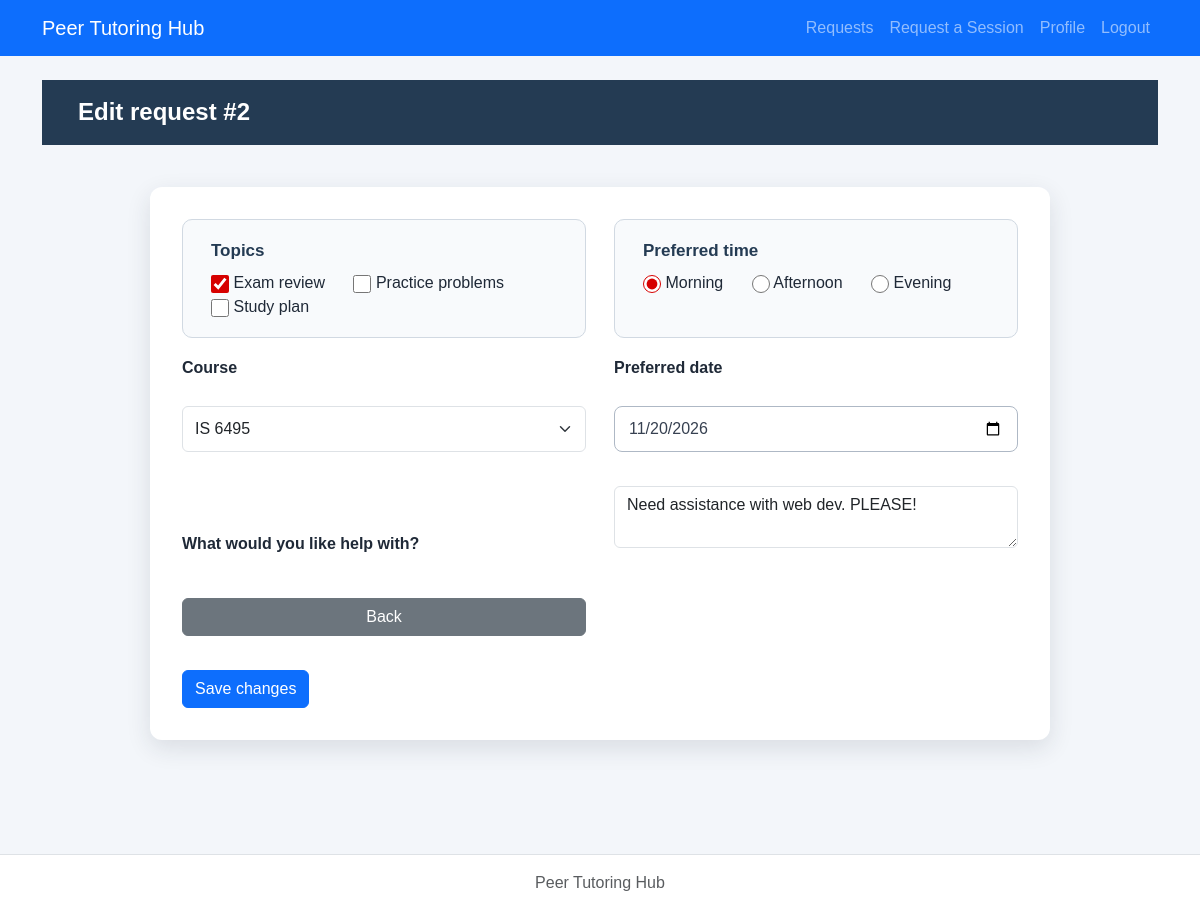
The app's page /lab7/php/edit-request.php?request_id=2 (signed in) with its own data.
### tables this page shows
CREATE TABLE users (
    user_id INTEGER PRIMARY KEY,
    full_name TEXT NOT NULL,
    email TEXT UNIQUE NOT NULL,
    password_hash TEXT NOT NULL,
    role TEXT NOT NULL CHECK(role IN ('Student', 'Tutor', 'Administrator')),
    status TEXT NOT NULL DEFAULT 'Active' CHECK(status IN ('Active', 'Inactive')),
    created_at TEXT NOT NULL DEFAULT CURRENT_TIMESTAMP
);

CREATE TABLE tutoring_requests (
    request_id INTEGER PRIMARY KEY,
    student_id INTEGER NOT NULL,
    course TEXT NOT NULL,
    topic TEXT NOT NULL,
    preferred_date TEXT NOT NULL,
    preferred_time TEXT NOT NULL,
    status TEXT NOT NULL DEFAULT 'Open' CHECK(status IN ('Open','Cancelled','Assigned','Completed')),
    created_at TEXT NOT NULL DEFAULT CURRENT_TIMESTAMP,
    FOREIGN KEY(student_id) REFERENCES students(student_id)
);

### lab7/includes/auth.php (called while the page is built, shortened)
<?php
function currentUserId(): ?int {
    return isset($_SESSION['user_id']) ? (int)$_SESSION['user_id'] : null;
}
function currentUser(PDO $pdo): ?array {
    $id = currentUserId();
    $stmt = $pdo->prepare('SELECT user_id, full_name, email, role, status FROM users WHERE user_id = ?');
    $stmt->execute([$id]);
    $user = $stmt->fetch();
    return $user;
}
function requireLogin(PDO $pdo): array {
    $user = currentUser($pdo);
    return $user;
}
if (!function_exists('escapeHtml')) {
    function escapeHtml(string $s): string {
        return htmlspecialchars($s, ENT_QUOTES | ENT_SUBSTITUTE, 'UTF-8');
    }
}

### lab7/repositories/requestPDO.php (called while the page is built, shortened)
<?php
function findRequest($pdo, $id, $ownerUserId = null) {
    $sql = 'SELECT r.*,s.student_name,s.student_email,s.user_id FROM tutoring_requests r JOIN students s ON r.student_id=s.student_id WHERE r.request_id=?';
    $args = [$id];
    if ($ownerUserId !== null) {
        $sql .= ' AND s.user_id = ?';
        $args[] = $ownerUserId;
    }
    $stmt=$pdo->prepare($sql);
    $stmt->execute($args);
    return $stmt->fetch();
}

### lab7/services/requestService.php (called while the page is built, shortened)
<?php
require_once dirname(__DIR__).'/repositories/requestPDO.php';
function decodeTopic($topic) {
    $v=json_decode($topic,true);
    return is_array($v)&&isset($v['reason'])&&is_array($v['topics']??null) ? $v : ['reason'=>$topic,'topics'=>[]];
}

### lab7/php/edit-request.php (the view, shortened to what this page needs)
<?php
require_once __DIR__ . '/../config/db.php';
require_once __DIR__ . '/../includes/auth.php';
require_once __DIR__ . '/../services/requestService.php';
$pdo = openDatabase();
$user = requireLogin($pdo);
$id = filter_input(INPUT_GET, 'request_id', FILTER_VALIDATE_INT);
$ownerId = ($user['role'] === 'Student') ? (int)$user['user_id'] : null;
$r = findRequest($pdo, $id, $ownerId);
$topic = decodeTopic($r['topic']);
require __DIR__ . '/../includes/header.php';
require __DIR__ . '/../includes/nav.php';
?>
<main class="container py-4">
    <h1>Edit request #<?= (int)$id ?></h1>
    <?php if ($r['status'] !== 'Open'): ?>
        <p>Only Open requests may be edited.</p>
    <?php else: ?>
        <form method="post" action="update-request.php">
            <label class="form-label" for="course">Course</label>
            <select class="form-select mb-3" id="course" name="course">
                <?php foreach (['IS 6465', 'IS 6495', 'IS 6570'] as $c): ?>
                    <option value="<?= escapeHtml($c) ?>" <?= $c === $r['course'] ? 'selected' : '' ?>><?= escapeHtml($c) ?></option>
                <?php endforeach; ?>
            </select>
            <label class="form-label" for="reason">What would you like help with?</label>
            <textarea class="form-control mb-3" id="reason" name="reason" minlength="10" maxlength="500" required><?= escapeHtml($topic['reason']) ?></textarea>
            <label class="form-label" for="preferreddate">Preferred date</label>
            <input class="form-control mb-3" id="preferreddate" name="preferreddate" type="date" value="<?= escapeHtml($r['preferred_date']) ?>" required>
            <fieldset>
                <legend>Topics</legend>
                <?php foreach (['Exam review', 'Practice problems', 'Study plan'] as $t): ?>
                    <label class="me-3"><input type="checkbox" name="topics[]" value="<?= escapeHtml($t) ?>" <?= in_array($t, $topic['topics'], true) ? 'checked' : '' ?>> <?= escapeHtml($t) ?></label>
                <?php endforeach; ?>
            </fieldset>
            <fieldset>
                <legend>Preferred time</legend>
                <?php foreach (['Morning', 'Afternoon', 'Evening'] as $t): ?>
                    <label class="me-3"><input type="radio" name="preferredtime" value="<?= escapeHtml($t) ?>" <?= $t === $r['preferred_time'] ? 'checked' : '' ?> required> <?= escapeHtml($t) ?></label>
                <?php endforeach; ?>
            </fieldset>
            <button class="btn btn-primary mt-3">Save changes</button>
            <a class="btn btn-secondary mt-3" href="request-details.php?request_id=<?= (int)$id ?>">Back</a>
        </form>
    <?php endif; ?>
</main>
<?php require __DIR__ . '/../includes/footer.php'; ?>

### lab7/css/styles.css (style rules this page uses)
* { box-sizing: border-box; }
body { margin: 0; min-height: 100vh; font-family: Arial, Helvetica, sans-serif; color: #1f2937; background-color: #f3f6fa; }
h1 { margin: 0; padding: 18px 36px; color: #ffffff; font-size: 24px; font-weight: 700; background-color: #243b53; }
main form { max-width: 900px; margin: 42px auto; padding: 32px; display: grid; grid-template-columns: 1fr 1fr; gap: 18px 28px; background-color: #ffffff; border-radius: 12px; box-shadow: 0 8px 24px rgba(31, 41, 55, 0.12); }
main form fieldset { min-width: 0; margin: 0; padding: 18px 20px; border: 1px solid #d1d9e2; border-radius: 10px; background-color: #f8fafc; }
main form fieldset:first-of-type { grid-column: 1; grid-row: 1; }
main form fieldset:nth-of-type(2) { grid-column: 2; grid-row: 1; }
main form legend { padding: 0 8px; color: #243b53; font-size: 17px; font-weight: 700; }
main form fieldset label { margin-left: 8px; font-size: 16px; font-weight: 400; cursor: pointer; }
main form input[type="checkbox"], main form input[type="radio"] { width: 18px; height: 18px; margin: 0; vertical-align: middle; accent-color: #d60000; cursor: pointer; }
main form label[for="course"] { grid-column: 1; grid-row: 2; }
main form #course { grid-column: 1; grid-row: 3; }
main form label[for="preferreddate"] { grid-column: 2; grid-row: 2; }
main form #preferreddate { grid-column: 2; grid-row: 3; }
main form > label { align-self: end; font-size: 16px; font-weight: 700; }
main form input:not([type="checkbox"]):not([type="radio"]), main form select, main form textarea { width: 100%; min-height: 46px; padding: 10px 14px; color: #374151; font: inherit; background-color: #ffffff; border: 1px solid #aeb8c5; border-radius: 8px; }
main form button { grid-column: 1 / -1; grid-row: 6; justify-self: start; margin-top: 8px; padding: 13px 26px; color: #ffffff; font-size: 16px; font-weight: 700; background-color: #d60000; border: 0; border-radius: 8px; cursor: pointer; }

### records on screen
users: user_id "2"
tutoring_requests: reason "Need assistance with web dev. PLEASE!", preferreddate "11/20/2026", topic "☑", preferred_time "☑ Morning", preferred_time "Morning", preferred_time "☐ Afternoon", preferred_time "☐ Evening"

### other values on screen
escapeHtml($t) "Exam review"
escapeHtml($t) "Practice problems"
escapeHtml($t) "Study plan"
escapeHtml($t) "Afternoon"
escapeHtml($t) "Evening"
form field course "IS 6495"
